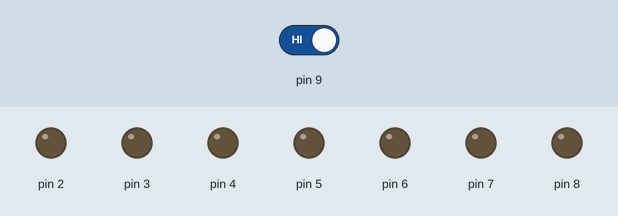
Simulated run of this sketch. Board: Arduino Uno, built with avr-gcc and run on an emulated ATmega328P. On the bench: output pins drawn as LEDs (lit = HIGH). Inputs (shaded band) come from the test bench; at power-on: pin 9 HIGH. Random numbers use the default seed unless the sketch sets one.

Above: at 1.2 s.
1.3 s: pin 9 driven LOW
At 1.5 s:
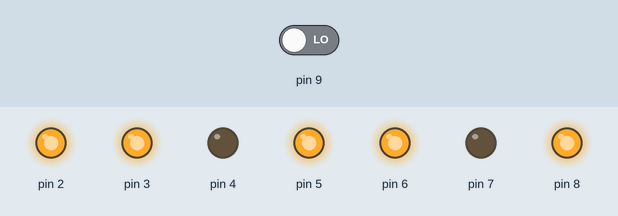
At 3.8 s:
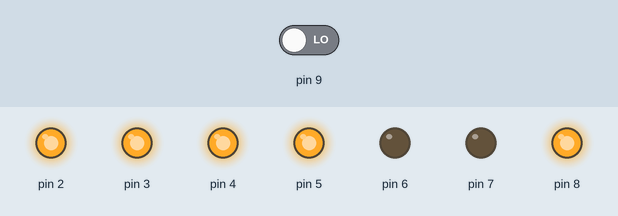
4.3 s: pin 9 driven HIGH
Timing chart, 0 to 7.3 s (numbered marks = the images above; inputs shaded):
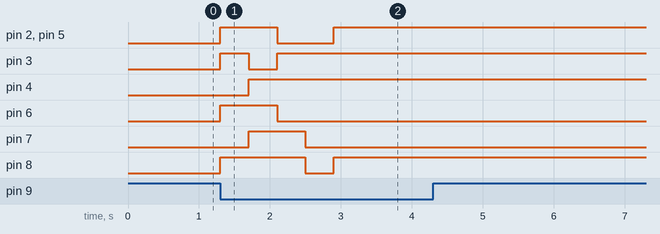

Measured:
- after the input at 1.3 s, pin 2, pin 5: LOW → HIGH at once, → LOW 0.80 s later, → HIGH 0.80 s later; pin 3: LOW → HIGH at once, → LOW 0.40 s later, → HIGH 0.40 s later; pin 4: LOW → HIGH after 0.40 s; pin 6: LOW → HIGH at once, → LOW 0.80 s later; pin 7: LOW → HIGH after 0.40 s, → LOW 0.80 s later
- after the input at 4.3 s, every drawn part: stays the same

The sketch:

Dice_Using_SPST_PUSH_Button.ino
```cpp
void setup()
{
  pinMode (2, OUTPUT);
  pinMode (3, OUTPUT);
  pinMode (4, OUTPUT);
  pinMode (5, OUTPUT);
  pinMode (6, OUTPUT);
  pinMode (7, OUTPUT);
  pinMode (8, OUTPUT);
  pinMode (9, INPUT);
}
void loop()
{
  if(digitalRead(9)==LOW)
  {
    int RandomNumber=rand();
    RandomNumber=(RandomNumber%6)+1;
    if(RandomNumber==1)
    {
      one();
    }
    else if(RandomNumber==2)
    {
      two();
    }
    else if(RandomNumber==3)
    {
      three();
    }
    else if(RandomNumber==4)
    {
      four();
    }
    else if(RandomNumber==5)
    {
      five();
    }
    else if(RandomNumber==6)
    {
      six();
    }
  }
}
void one()     {
  digitalWrite (2, LOW);
  digitalWrite (3, HIGH);
  digitalWrite (4, HIGH);
  digitalWrite (5, LOW);
  digitalWrite (6, LOW);
  digitalWrite (7, LOW);
  digitalWrite (8, LOW);
  delay(400) ;
}

void two()    {

  digitalWrite (2, HIGH) ;
  digitalWrite (3, HIGH) ;
  digitalWrite (4, LOW) ;
  digitalWrite (5, HIGH) ;
  digitalWrite (6, HIGH) ;
  digitalWrite (7, LOW) ;
  digitalWrite (8, HIGH) ;
  delay(400) ;
}


void three()
{
  digitalWrite (2, HIGH) ;
  digitalWrite (3, HIGH) ;
  digitalWrite (4, HIGH) ;
  digitalWrite (5, HIGH) ;
  digitalWrite (6, LOW) ;
  digitalWrite (7, LOW) ;
  digitalWrite (8,  HIGH) ;
  delay(400) ;
}


void four()
{
  digitalWrite (2, LOW) ;
  digitalWrite (3, HIGH) ;
  digitalWrite (4, HIGH) ;
  digitalWrite (5, LOW) ;
  digitalWrite (6, LOW) ;
  digitalWrite (7, HIGH) ;
  digitalWrite (8, HIGH) ;
  delay(400) ;
}

void five()  {
  digitalWrite (2, HIGH) ;
  digitalWrite (3, LOW) ;
  digitalWrite (4, HIGH) ;
  digitalWrite (5, HIGH) ;
  digitalWrite (6, LOW)  ;
  digitalWrite (7, HIGH) ;
  digitalWrite (8, HIGH) ;
  delay(400) ;
}
void six()  {
  digitalWrite (2, HIGH) ;
  digitalWrite (3, LOW) ;
  digitalWrite (4, HIGH) ;
  digitalWrite (5, HIGH) ;
  digitalWrite (6, HIGH) ;
  digitalWrite (7, HIGH) ;
  digitalWrite (8, HIGH) ;
  delay(400) ;
}
```
